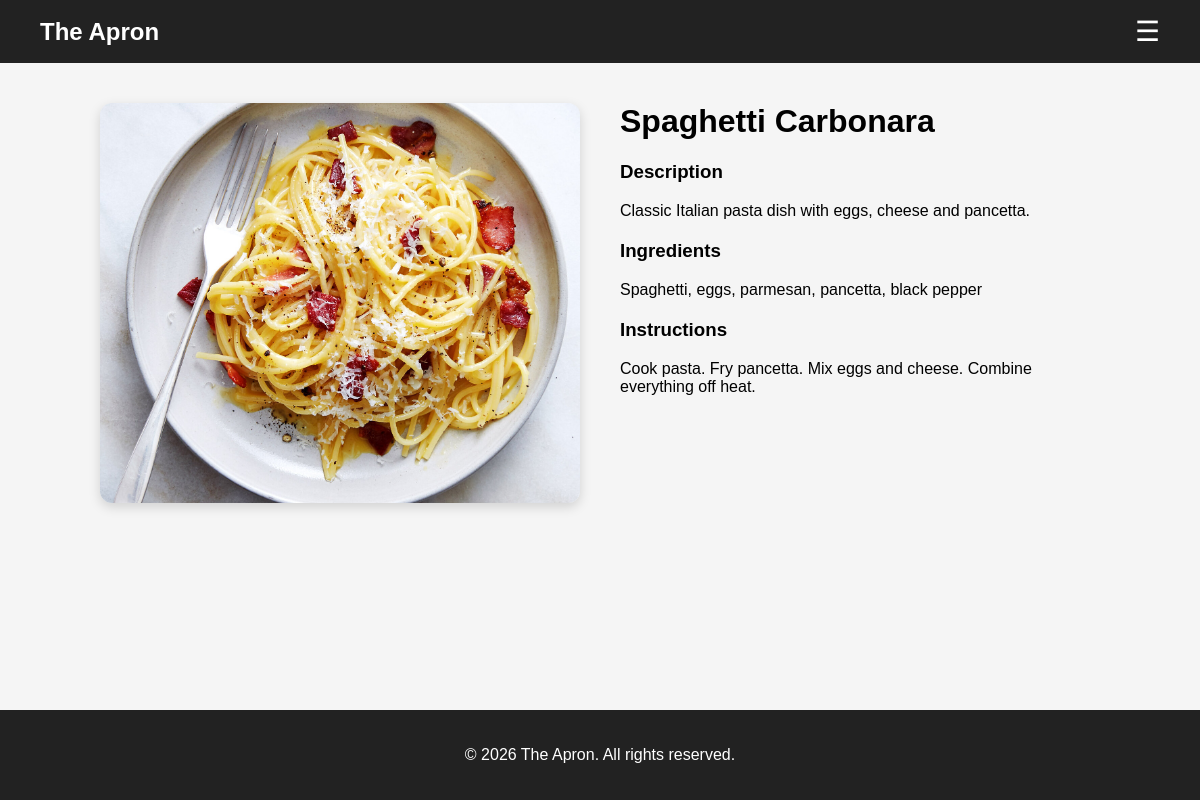
The app's page /recipe.php?id=1 (signed in), older data.
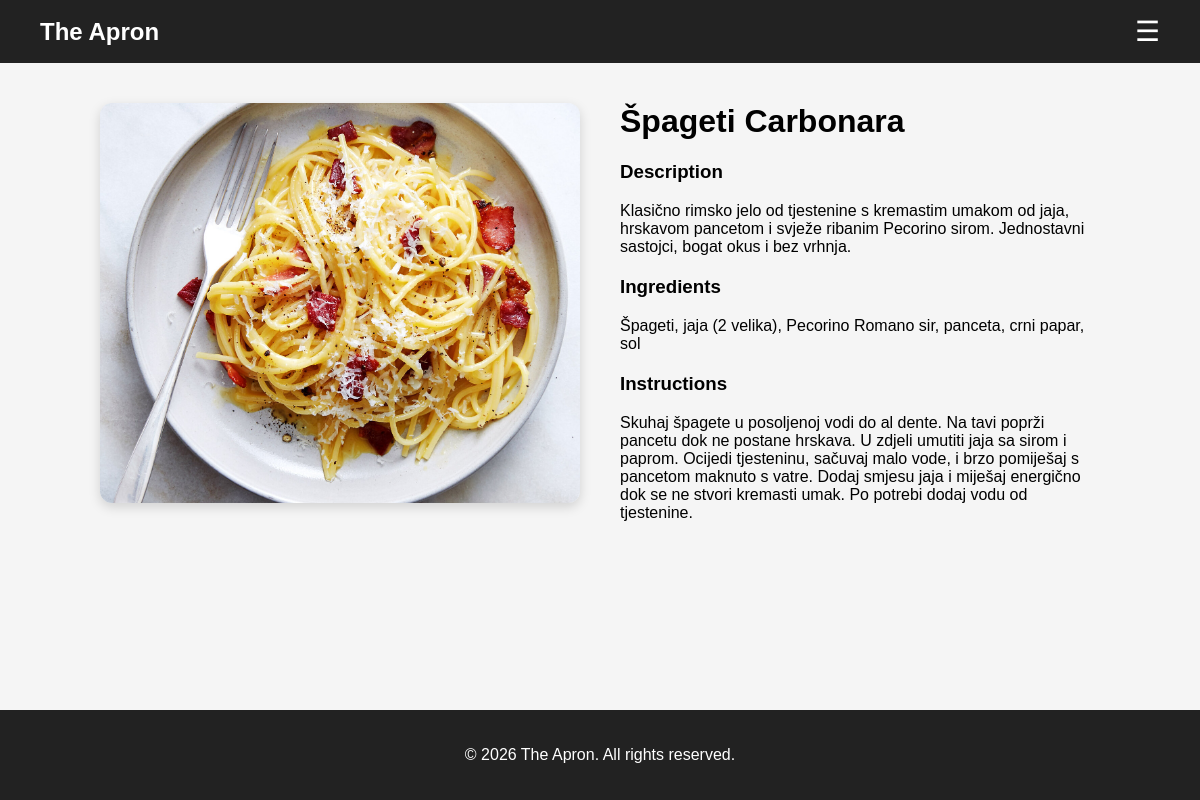
The same page, newer data.
### tables this page shows
CREATE TABLE recipes (
    id INT AUTO_INCREMENT PRIMARY KEY,
    title VARCHAR(150) NOT NULL,
    description TEXT NOT NULL,
    ingredients TEXT NOT NULL,
    instructions TEXT NOT NULL,
    image_url VARCHAR(255),
    category_id INT,
    created_at TIMESTAMP DEFAULT CURRENT_TIMESTAMP,
    FOREIGN KEY (category_id) REFERENCES categories(id) ON DELETE SET NULL
);

### recipe.php (the view, shortened to what this page needs)
<?php
require_once "config/db.php";
$id = $_GET['id'];
$stmt = $pdo->prepare("SELECT * FROM recipes WHERE id = ?");
$stmt->execute([$id]);
$recipe = $stmt->fetch(PDO::FETCH_ASSOC);
?>
<!DOCTYPE html>
<html lang="en">
<head>
    <link rel="stylesheet" href="css/style.css">
</head>
<body>
<nav class="navbar">
    <div class="logo">The Apron</div>
    <div class="hamburger" id="hamburger">☰</div>
</nav>
<main class="container">
    <div class="recipe-layout">
        <div class="recipe-image">
            <img src="/theapron<?= $recipe['image_url'] ?>" alt="<?= htmlspecialchars($recipe['title']) ?>">
        </div>
        <div class="recipe-content">
            <h1><?= htmlspecialchars($recipe['title']) ?></h1>
            <h3>Description</h3>
            <p><?= nl2br(htmlspecialchars($recipe['description'])) ?></p>
            <h3>Ingredients</h3>
            <p><?= nl2br(htmlspecialchars($recipe['ingredients'])) ?></p>
            <h3>Instructions</h3>
            <p><?= nl2br(htmlspecialchars($recipe['instructions'])) ?></p>
        </div>
    </div>
</main>
<footer class="footer">
    <p>© 2026 The Apron. All rights reserved.</p>
</footer>
</body>
</html>

Row changes from the older to the newer data that the page shows:
changed recipes: title "Spaghetti Carbonara" → "Špageti Carbonara"; description "Classic Italian pasta dish with eggs, cheese and pancetta." → "Klasično rimsko jelo od tjestenine s kremastim umakom od jaja, hrskavom pancetom i svježe ribanim Pecorino sirom. Jednostavni sastojci, bogat okus i bez vrhnja."; ingredients "Spaghetti, eggs, parmesan, pancetta, black pepper" → "Špageti, jaja (2 velika), Pecorino Romano sir, panceta, crni papar, sol"; instructions "Cook pasta. Fry pancetta. Mix eggs and cheese. Combine everything off heat." → "Skuhaj špagete u posoljenoj vodi do al dente. Na tavi poprži pancetu dok ne postane hrskava. U zdjeli umutiti jaja sa sirom i paprom. Ocijedi tjesteninu, sačuvaj malo vode, i brzo pomiješaj s pancetom maknuto s vatre. Dodaj smjesu jaja i miješaj energično dok se ne stvori kremasti umak. Po potrebi dodaj vodu od tjestenine."
